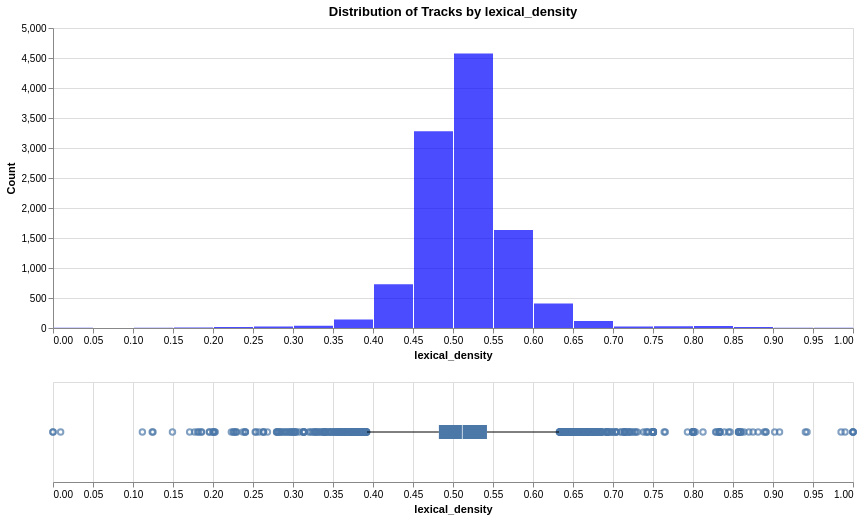

The code cell stored with this chart in its notebook:
### Markdown cell above
## lexical_density

### Code cell
analyze_distribution(df_tracks, 'lexical_density', 'lexical_density', 'blue')

### Figure 1 — Vega specification as saved in the notebook (floating-point values rounded to 4 significant figures; data arrays with more than 128 entries replaced by an {"elided": "..."} marker saying what was removed)
{"$schema": "https://vega.github.io/schema/vega/v5.json", "data": [{"name": "source_0"}, {"name": "data_0", "values": [{"__count": 1634, "bin_maxbins_10_lexical_density": 0.5, "bin_maxbins_10_lexical_density_end": 0.6, "bin_maxbins_40_lexical_density": 0.55, "bin_maxbins_40_lexical_density_end": 0.6}, {"__count": 408, "bin_maxbins_10_lexical_density": 0.6, "bin_maxbins_10_lexical_density_end": 0.7, "bin_maxbins_40_lexical_density": 0.6, "bin_maxbins_40_lexical_density_end": 0.65}, {"__count": 4576, "bin_maxbins_10_lexical_density": 0.5, "bin_maxbins_10_lexical_density_end": 0.6, "bin_maxbins_40_lexical_density": 0.5, "bin_maxbins_40_lexical_density_end": 0.55}, {"__count": 3279, "bin_maxbins_10_lexical_density": 0.4, "bin_maxbins_10_lexical_density_end": 0.5, "bin_maxbins_40_lexical_density": 0.45, "bin_maxbins_40_lexical_density_end": 0.5}, {"__count": 729, "bin_maxbins_10_lexical_density": 0.4, "bin_maxbins_10_lexical_density_end": 0.5, "bin_maxbins_40_lexical_density": 0.4, "bin_maxbins_40_lexical_density_end": 0.45}, {"__count": 142, "bin_maxbins_10_lexical_density": 0.3, "bin_maxbins_10_lexical_density_end": 0.4, "bin_maxbins_40_lexical_density": 0.35, "bin_maxbins_40_lexical_density_end": 0.4}, {"__count": 117, "bin_maxbins_10_lexical_density": 0.6, "bin_maxbins_10_lexical_density_end": 0.7, "bin_maxbins_40_lexical_density": 0.65, "bin_maxbins_40_lexical_density_end": 0.7}, {"__count": 32, "bin_maxbins_10_lexical_density": 0.8, "bin_maxbins_10_lexical_density_end": 0.9, "bin_maxbins_40_lexical_density": 0.8, "bin_maxbins_40_lexical_density_end": 0.85}, {"__count": 38, "bin_maxbins_10_lexical_density": 0.3, "bin_maxbins_10_lexical_density_end": 0.4, "bin_maxbins_40_lexical_density": 0.3, "bin_maxbins_40_lexical_density_end": 0.35}, {"__count": 30, "bin_maxbins_10_lexical_density": 0.7, "bin_maxbins_10_lexical_density_end": 0.8, "bin_maxbins_40_lexical_density": 0.75, "bin_maxbins_40_lexical_density_end": 0.8}, {"__count": 4, "bin_maxbins_10_lexical_density": 0.1, "bin_maxbins_10_lexical_density_end": 0.2, "bin_maxbins_40_lexical_density": 0.1, "bin_maxbins_40_lexical_density_end": 0.15}, {"__count": 15, "bin_maxbins_10_lexical_density": 0.2, "bin_maxbins_10_lexical_density_end": 0.3, "bin_maxbins_40_lexical_density": 0.2, "bin_maxbins_40_lexical_density_end": 0.25}, {"__count": 24, "bin_maxbins_10_lexical_density": 0.2, "bin_maxbins_10_lexical_density_end": 0.3, "bin_maxbins_40_lexical_density": 0.25, "bin_maxbins_40_lexical_density_end": 0.3}, {"__count": 26, "bin_maxbins_10_lexical_density": 0.7, "bin_maxbins_10_lexical_density_end": 0.8, "bin_maxbins_40_lexical_density": 0.7, "bin_maxbins_40_lexical_density_end": 0.75}, {"__count": 8, "bin_maxbins_10_lexical_density": 0.1, "bin_maxbins_10_lexical_density_end": 0.2, "bin_maxbins_40_lexical_density": 0.15, "bin_maxbins_40_lexical_density_end": 0.2}, {"__count": 6, "bin_maxbins_10_lexical_density": 0.9, "bin_maxbins_10_lexical_density_end": 1.0, "bin_maxbins_40_lexical_density": 0.95, "bin_maxbins_40_lexical_density_end": 1.0}, {"__count": 15, "bin_maxbins_10_lexical_density": 0.8, "bin_maxbins_10_lexical_density_end": 0.9, "bin_maxbins_40_lexical_density": 0.85, "bin_maxbins_40_lexical_density_end": 0.9}, {"__count": 3, "bin_maxbins_10_lexical_density": 0.0, "bin_maxbins_10_lexical_density_end": 0.1, "bin_maxbins_40_lexical_density": 0.0, "bin_maxbins_40_lexical_density_end": 0.05}, {"__count": 4, "bin_maxbins_10_lexical_density": 0.9, "bin_maxbins_10_lexical_density_end": 1.0, "bin_maxbins_40_lexical_density": 0.9, "bin_maxbins_40_lexical_density_end": 0.95}]}, {"name": "data_1"}, {"name": "data_2", "values": {"elided": "520 records"}}, {"name": "data_3"}, {"name": "data_4", "values": [{"lower_box_lexical_density": 0.4824, "lower_whisker_lexical_density": 0.3925, "max_lexical_density": 0.6325}]}, {"name": "data_5", "values": [{"max_lexical_density": 0.6325, "upper_box_lexical_density": 0.5425, "upper_whisker_lexical_density": 0.6325}]}, {"name": "data_6"}, {"name": "data_7", "values": [{"lower_box_lexical_density": 0.4824, "max_lexical_density": 1.0, "upper_box_lexical_density": 0.5425}]}, {"name": "data_8", "values": [{"lower_box_lexical_density": 0.4824, "max_lexical_density": 1.0, "mid_box_lexical_density": 0.5117, "upper_box_lexical_density": 0.5425}]}, {"name": "data_0_concat_0_y_domain___count", "values": [{"min": 3, "max": 4576}]}], "signals": [{"name": "concat_0_bin_maxbins_40_lexical_density_bins", "value": {"fields": ["lexical_density"], "fname": "bin_lexical_density", "start": 0.0, "step": 0.05, "stop": 1.0}}, {"name": "concat_0_height", "value": 300}, {"name": "concat_1_height", "value": 100}], "marks": [{"type": "group", "name": "concat_0_group", "encode": {"update": {"width": {"signal": "width"}, "height": {"signal": "concat_0_height"}}}, "marks": [{"type": "rect", "name": "concat_0_marks", "from": {"data": "data_0"}, "encode": {"update": {"tooltip": {"signal": "{\"lexical_density (binned)\": !isValid(datum[\"bin_maxbins_10_lexical_density\"]) || !isFinite(+datum[\"bin_maxbins_10_lexical_density\"]) ? \"null\" : format(datum[\"bin_maxbins_10_lexical_density\"], \"\") + \" – \" + format(datum[\"bin_maxbins_10_lexical_density_end\"], \"\"), \"Count of Records\": format(datum[\"__count\"], \"\")}"}, "y": {"field": "__count", "scale": "concat_0_y"}, "y2": {"value": 0, "scale": "concat_0_y"}, "x": {"field": "bin_maxbins_40_lexical_density_end", "scale": "concat_0_x", "offset": {"signal": "0.5 + (abs(scale(\"concat_0_x\", datum[\"bin_maxbins_40_lexical_density_end\"]) - scale(\"concat_0_x\", datum[\"bin_maxbins_40_lexical_density\"])) < 0.25 ? 0.5 * (0.25 - (abs(scale(\"concat_0_x\", datum[\"bin_maxbins_40_lexical_density_end\"]) - scale(\"concat_0_x\", datum[\"bin_maxbins_40_lexical_density\"])))) : -0.5)"}}, "opacity": {"value": 0.7}, "fill": {"value": "blue"}, "x2": {"field": "bin_maxbins_40_lexical_density", "scale": "concat_0_x", "offset": {"signal": "0.5 + (abs(scale(\"concat_0_x\", datum[\"bin_maxbins_40_lexical_density_end\"]) - scale(\"concat_0_x\", datum[\"bin_maxbins_40_lexical_density\"])) < 0.25 ? -0.5 * (0.25 - (abs(scale(\"concat_0_x\", datum[\"bin_maxbins_40_lexical_density_end\"]) - scale(\"concat_0_x\", datum[\"bin_maxbins_40_lexical_density\"])))) : 0.5)"}}}}, "style": ["bar"]}], "axes": [{"scale": "concat_0_y", "minExtent": 0, "zindex": 0, "orient": "left", "tickCount": {"signal": "ceil(concat_0_height/40)"}, "domain": false, "gridScale": "concat_0_x", "labels": false, "aria": false, "maxExtent": 0, "grid": true, "ticks": false}, {"scale": "concat_0_x", "orient": "bottom", "labelOverlap": true, "labelFlush": true, "tickCount": {"signal": "ceil(width/10)"}, "zindex": 0, "grid": false, "title": "lexical_density"}, {"scale": "concat_0_y", "title": "Count", "labelOverlap": true, "orient": "left", "grid": false, "tickCount": {"signal": "ceil(concat_0_height/40)"}, "zindex": 0}], "title": {"text": "Distribution of Tracks by lexical_density", "frame": "group"}, "style": "cell"}, {"type": "group", "name": "concat_1_group", "encode": {"update": {"width": {"signal": "width"}, "height": {"signal": "concat_1_height"}}}, "signals": [{"name": "height", "update": "concat_1_height"}], "marks": [{"type": "symbol", "name": "concat_1_layer_0_layer_0_marks", "from": {"data": "data_2"}, "encode": {"update": {"y": {"signal": "concat_1_height", "mult": 0.5}, "opacity": {"value": 0.7}, "stroke": {"value": "#4c78a8"}, "fill": {"value": "transparent"}, "x": {"field": "lexical_density", "scale": "concat_1_x"}}}, "style": ["point", "boxplot-outliers"]}, {"type": "rule", "name": "concat_1_layer_0_layer_1_layer_0_marks", "from": {"data": "data_4"}, "encode": {"update": {"stroke": {"value": "black"}, "x": {"field": "lower_whisker_lexical_density", "scale": "concat_1_x"}, "x2": {"field": "lower_box_lexical_density", "scale": "concat_1_x"}, "tooltip": {"signal": "format(datum[\"max_lexical_density\"], \"\")"}, "y": {"signal": "concat_1_height", "mult": 0.5}}}, "style": ["rule", "boxplot-rule"], "aria": false}, {"type": "rule", "name": "concat_1_layer_0_layer_1_layer_1_marks", "from": {"data": "data_5"}, "encode": {"update": {"stroke": {"value": "black"}, "x2": {"field": "upper_whisker_lexical_density", "scale": "concat_1_x"}, "y": {"signal": "concat_1_height", "mult": 0.5}, "tooltip": {"signal": "format(datum[\"max_lexical_density\"], \"\")"}, "x": {"field": "upper_box_lexical_density", "scale": "concat_1_x"}}}, "aria": false, "style": ["rule", "boxplot-rule"]}, {"type": "rect", "name": "concat_1_layer_1_layer_0_marks", "from": {"data": "data_7"}, "encode": {"update": {"tooltip": {"signal": "format(datum[\"max_lexical_density\"], \"\")"}, "x": {"field": "lower_box_lexical_density", "scale": "concat_1_x"}, "x2": {"field": "upper_box_lexical_density", "scale": "concat_1_x"}, "height": {"value": 14}, "fill": {"value": "#4c78a8"}, "yc": {"signal": "concat_1_height", "mult": 0.5}}}, "style": ["bar", "boxplot-box"]}, {"type": "rect", "name": "concat_1_layer_1_layer_1_marks", "from": {"data": "data_8"}, "encode": {"update": {"width": {"value": 1}, "tooltip": {"signal": "format(datum[\"max_lexical_density\"], \"\")"}, "yc": {"signal": "concat_1_height", "mult": 0.5}, "height": {"value": 14}, "opacity": {"value": 0.7}, "fill": [{"value": "#4c78a8", "test": "datum['lower_box_lexical_density'] >= datum['upper_box_lexical_density']"}, {"value": "white"}], "xc": {"field": "mid_box_lexical_density", "scale": "concat_1_x"}}}, "aria": false, "style": ["tick", "boxplot-median"]}], "axes": [{"scale": "concat_1_x", "aria": false, "labels": false, "grid": true, "tickCount": {"signal": "ceil(width/40)"}, "zindex": 0, "domain": false, "minExtent": 0, "ticks": false, "maxExtent": 0, "orient": "bottom"}, {"scale": "concat_1_x", "orient": "bottom", "grid": false, "title": "lexical_density", "labelFlush": true, "tickCount": {"signal": "ceil(width/40)"}, "labelOverlap": true, "zindex": 0}], "style": "cell"}], "scales": [{"name": "concat_0_x", "type": "linear", "domain": {"signal": "[concat_0_bin_maxbins_40_lexical_density_bins.start, concat_0_bin_maxbins_40_lexical_density_bins.stop]"}, "range": [0, {"signal": "width"}], "bins": {"signal": "concat_0_bin_maxbins_40_lexical_density_bins"}, "zero": false}, {"name": "concat_0_y", "type": "linear", "domain": [{"signal": "(data(\"data_0_concat_0_y_domain___count\")[0] || {}).min"}, {"signal": "(data(\"data_0_concat_0_y_domain___count\")[0] || {}).max"}], "range": [{"signal": "concat_0_height"}, 0], "nice": true, "zero": true}, {"name": "concat_1_x", "type": "linear", "domain": {"fields": [{"data": "data_2", "field": "lexical_density"}, {"data": "data_4", "field": "lower_whisker_lexical_density"}, {"data": "data_4", "field": "lower_box_lexical_density"}, {"data": "data_5", "field": "upper_box_lexical_density"}, {"data": "data_5", "field": "upper_whisker_lexical_density"}, {"data": "data_7", "field": "lower_box_lexical_density"}, {"data": "data_7", "field": "upper_box_lexical_density"}, {"data": "data_8", "field": "mid_box_lexical_density"}]}, "range": [0, {"signal": "width"}], "nice": true, "zero": true}], "background": "white", "width": 800, "padding": 5, "layout": {"padding": 20, "columns": 1, "bounds": "full", "align": "each"}}
